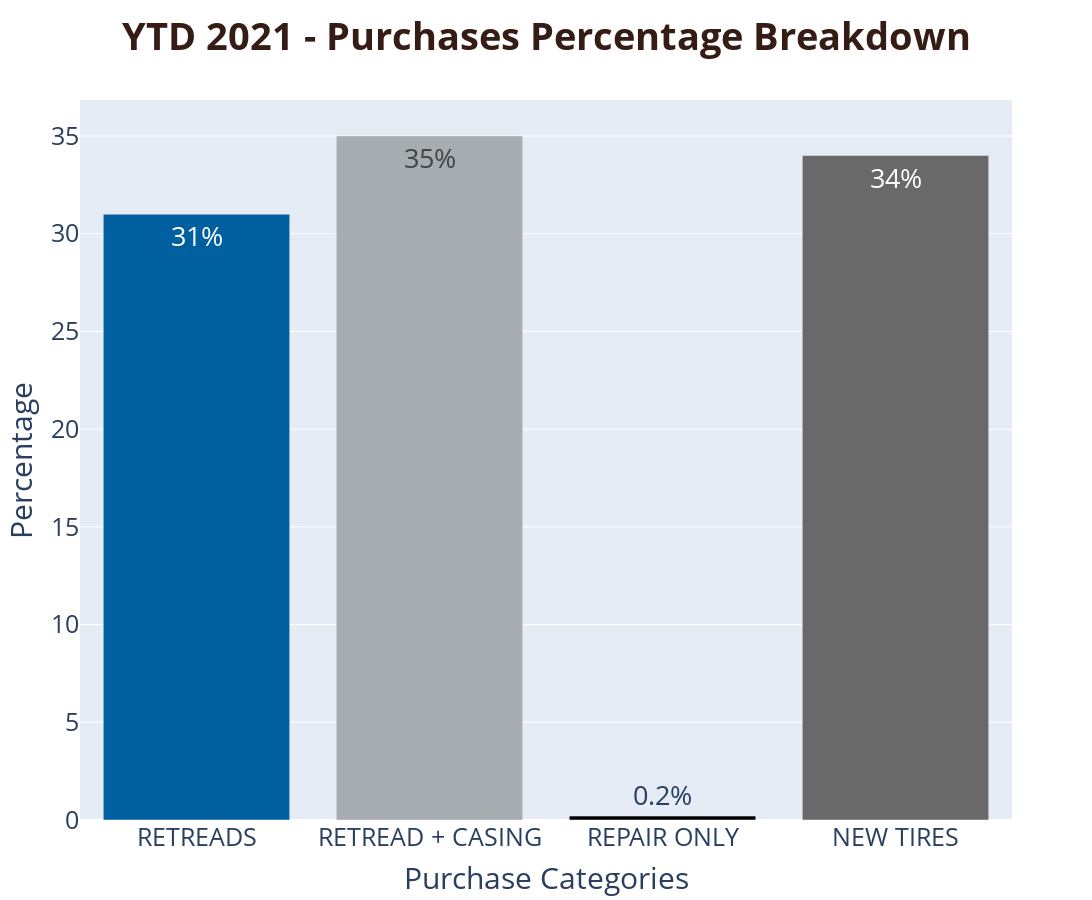
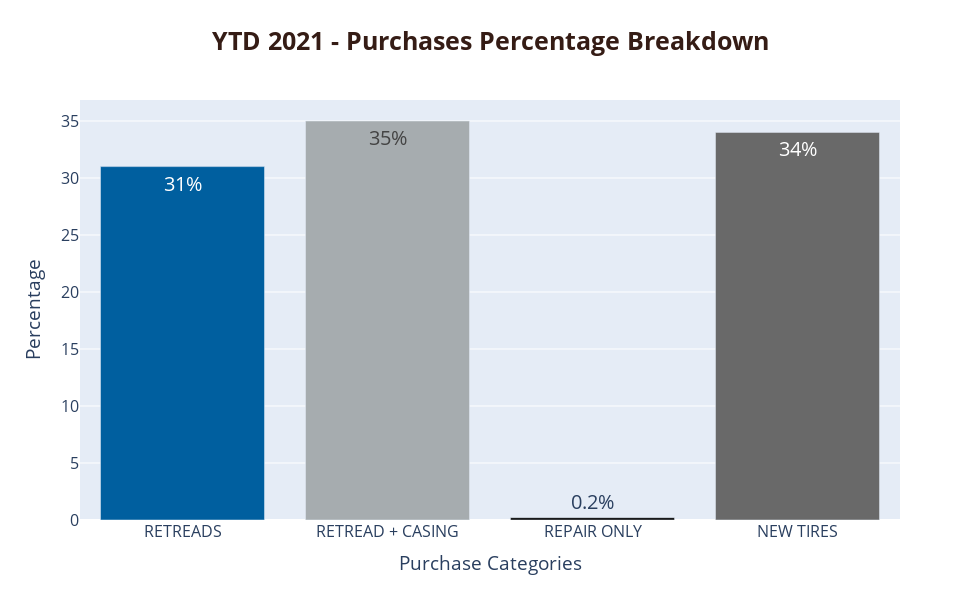

Here is the notebook cell these charts were saved with, in order:
### Code cell
import plotly.graph_objects as go

Categories = ['RETREADS', 'RETREAD + CASING', 'REPAIR ONLY', 'NEW TIRES']

# Create blank figure
fig1 = go.Figure()

# Add bar for RETREADS:
if Retreads_percentage >= 1:
    fig1.add_trace(go.Bar(
        x=['RETREADS'],
        y=[round(Retreads_percentage, 0)],
        name='Retreads', 
        marker_color = customer_color_1))

else: 
    fig1.add_trace(go.Bar(
        x=['RETREADS'],
        y=[round(Retreads_percentage, 1)],
        name='Retreads', 
        marker_color = customer_color_1))

# Add Bar for RETREAD + CASINGS
if Retreads_plus_Casings_percentage >= 1:
    fig1.add_trace(go.Bar(
        x=['RETREAD + CASING'],
        y=[round(Retreads_plus_Casings_percentage, 0)],
        name='Retread + Casing',
        marker_color=customer_color_2))
else:
    fig1.add_trace(go.Bar(
    x=['RETREAD + CASING'],
    y=[round(Retreads_plus_Casings_percentage, 1)],
    name='Retread + Casing',
    marker_color=customer_color_2))

# Add Bar for REPAIR ONLY
if Repair_Only_percentage >= 1:
    fig1.add_trace(go.Bar(
        x=['REPAIR ONLY'],
        y=[round(Repair_Only_percentage, 0)],
        name='Repair Only',
        marker_color='black'))
else:
    fig1.add_trace(go.Bar(
        x=['REPAIR ONLY'],
        y=[round(Repair_Only_percentage, 1)],
        name='Repair Only',
        marker_color='black'))

# Add Bar for NEW TIRES
if New_Tires_percentage >= 1 and New_Tires_percentage <= 99:
    fig1.add_trace(go.Bar(
        x=['NEW TIRES'],
        y=[round(New_Tires_percentage, 0)],
        name='New Tires',
        marker_color='dimgray'))
else:
    fig1.add_trace(go.Bar(
        x=['NEW TIRES'],
        y=[round(New_Tires_percentage, 1)],
        name='New Tires',
        marker_color='dimgray'))



fig1.update_traces(texttemplate='%{y:.s}%', textposition= 'auto', textfont = {'size': [27]} )

# Here let's setup fig2 = fig1 so that we can use fig2 as a different size JUST for the website.  We'll use fig1 for the FIRST index.html to generate the pdf.
# Since the website needs smaller graphs, we'll need to do this last part twice JUST to change the size amounts.


# Here we modify the tickangle of the xaxis, resulting in rotated labels.
fig1.update_layout(
    barmode='group', 
    title_text=f"<b>YTD {Current_Year} - Purchases Percentage Breakdown<b>", 
    title_font_size=38,
    title_font_color="#351C15",
    title_x = 0.5,
    xaxis_title="Purchase Categories",
    yaxis_title="Percentage",
    autosize=False, 
    width=1445, 
    height=900,
    # xaxis_tickangle=-45,
    showlegend=False, 
    font_size=25)
    # font=dict(
    #         size=25,
    #         color="black"
    #     )
    # )



# Write the image that we'll use for index.html to generate the pdf
# We'll save this image as a 'png' rather than an svg because svgs give unwanted dark lines over the gridlines:
fig1.write_image(f"Images_graphs/{Current_Year}_Sales_Percentage_Breakdown.png")
fig1.show()

# NOW write fig2's size to be used for plotly interactive in the website afterwards
# PLOTLY INTERACTIVE:
fig2 = fig1
fig2.update_traces(texttemplate='%{y:.s}%', textposition= 'auto', textfont = {'size': [20]} )
# NOW do the same thing but with different image sizes for fig2 (for the website)!!!
fig2.update_layout(
    barmode='group', 
    title_text=f"<b>YTD {Current_Year} - Purchases Percentage Breakdown<b>", 
    title_font_size=25,
    title_font_color="#351C15",
    title_x = 0.5,
    xaxis_title="Purchase Categories",
    yaxis_title="Percentage",
    autosize=False, width=980, height=600,
    # xaxis_tickangle=-45,
    showlegend=False, 
    font_size=16)


# We don't need this bar chart to be interactive on the website, so we'll just save it as an svg:
fig2.write_image(f"Images_graphs/{Current_Year}_Sales_Percentage_Breakdown.svg")


fig2.show()

### Figure 1 — Plotly figure (JSON) as saved in the notebook; plotly's stock layout.template omitted (floating-point values rounded to 4 significant figures)
{"data": [{"marker": {"color": "#005f9f"}, "name": "Retreads", "textfont": {"size": [27]}, "textposition": "auto", "texttemplate": "%{y:.s}%", "type": "bar", "x": ["RETREADS"], "y": [31]}, {"marker": {"color": "#A6ACAF"}, "name": "Retread + Casing", "textfont": {"size": [27]}, "textposition": "auto", "texttemplate": "%{y:.s}%", "type": "bar", "x": ["RETREAD + CASING"], "y": [35]}, {"marker": {"color": "black"}, "name": "Repair Only", "textfont": {"size": [27]}, "textposition": "auto", "texttemplate": "%{y:.s}%", "type": "bar", "x": ["REPAIR ONLY"], "y": [0.2]}, {"marker": {"color": "dimgray"}, "name": "New Tires", "textfont": {"size": [27]}, "textposition": "auto", "texttemplate": "%{y:.s}%", "type": "bar", "x": ["NEW TIRES"], "y": [34]}], "layout": {"autosize": false, "barmode": "group", "font": {"size": 25}, "height": 900, "showlegend": false, "title": {"font": {"color": "#351C15", "size": 38}, "text": "<b>YTD 2021 - Purchases Percentage Breakdown<b>", "x": 0.5}, "width": 1445, "xaxis": {"title": {"text": "Purchase Categories"}}, "yaxis": {"title": {"text": "Percentage"}}}}

### Figure 2 — Plotly figure (JSON) as saved in the notebook; plotly's stock layout.template omitted (floating-point values rounded to 4 significant figures)
{"data": [{"marker": {"color": "#005f9f"}, "name": "Retreads", "textfont": {"size": [20]}, "textposition": "auto", "texttemplate": "%{y:.s}%", "type": "bar", "x": ["RETREADS"], "y": [31]}, {"marker": {"color": "#A6ACAF"}, "name": "Retread + Casing", "textfont": {"size": [20]}, "textposition": "auto", "texttemplate": "%{y:.s}%", "type": "bar", "x": ["RETREAD + CASING"], "y": [35]}, {"marker": {"color": "black"}, "name": "Repair Only", "textfont": {"size": [20]}, "textposition": "auto", "texttemplate": "%{y:.s}%", "type": "bar", "x": ["REPAIR ONLY"], "y": [0.2]}, {"marker": {"color": "dimgray"}, "name": "New Tires", "textfont": {"size": [20]}, "textposition": "auto", "texttemplate": "%{y:.s}%", "type": "bar", "x": ["NEW TIRES"], "y": [34]}], "layout": {"autosize": false, "barmode": "group", "font": {"size": 16}, "height": 600, "showlegend": false, "title": {"font": {"color": "#351C15", "size": 25}, "text": "<b>YTD 2021 - Purchases Percentage Breakdown<b>", "x": 0.5}, "width": 980, "xaxis": {"title": {"text": "Purchase Categories"}}, "yaxis": {"title": {"text": "Percentage"}}}}
